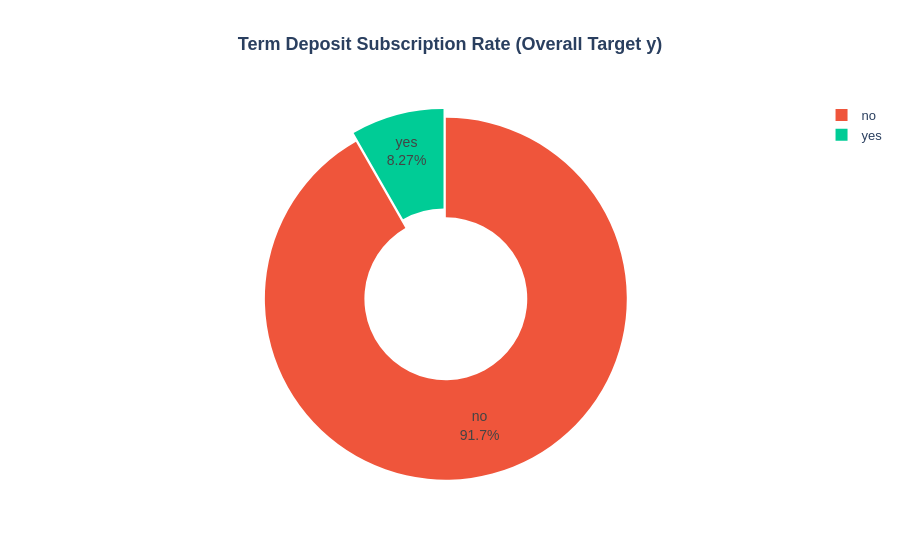

Notebook cell for this chart:
### Markdown cell above
### Insight 1: Overall Term Deposit Subscription Rate

### Code cell
# Visual 1: Target Variable Donut Chart
target_dist = df_final['y'].value_counts().reset_index()
target_dist.columns = ['Subscribed', 'Count']

fig1 = px.pie(
    target_dist,
    names='Subscribed',
    values='Count',
    title='<b>Term Deposit Subscription Rate (Overall Target y)</b>',
    color='Subscribed',
    color_discrete_map={'yes': '#00CC96', 'no': '#EF553B'},
    hole=0.45
)
fig1.update_traces(textinfo='percent+label', textfont_size=14, pull=[0.05, 0])
fig1.update_layout(title_x=0.5, font=dict(family="Arial", size=13))
fig1.show()

### Figure 1 — Plotly figure (JSON) as saved in the notebook; plotly's stock layout.template omitted (floating-point values rounded to 4 significant figures)
{"data": [{"customdata": [["no"], ["yes"]], "domain": {"x": [0, 1], "y": [0, 1]}, "hole": 0.45, "hovertemplate": "Subscribed=%{customdata[0]}<br>Count=%{value}<extra></extra>", "labels": ["no", "yes"], "legendgroup": "", "marker": {"colors": ["#EF553B", "#00CC96"]}, "name": "", "pull": [0.05, 0], "showlegend": true, "textfont": {"size": 14}, "textinfo": "percent+label", "type": "pie", "values": [31760, 2865]}], "layout": {"font": {"family": "Arial", "size": 13}, "legend": {"tracegroupgap": 0}, "title": {"text": "<b>Term Deposit Subscription Rate (Overall Target y)</b>", "x": 0.5}}}
